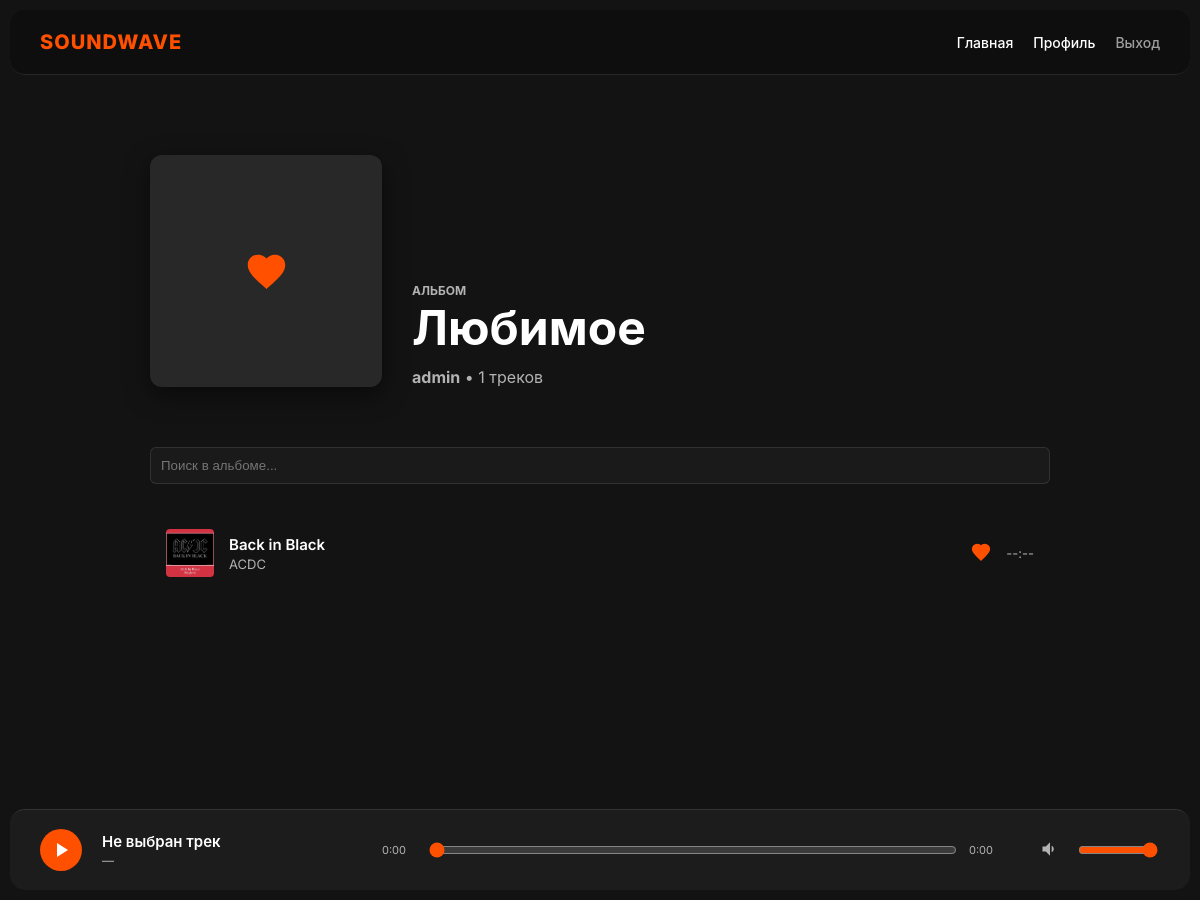
/album/1/ (signed in), run on an earlier commit of the app's database.
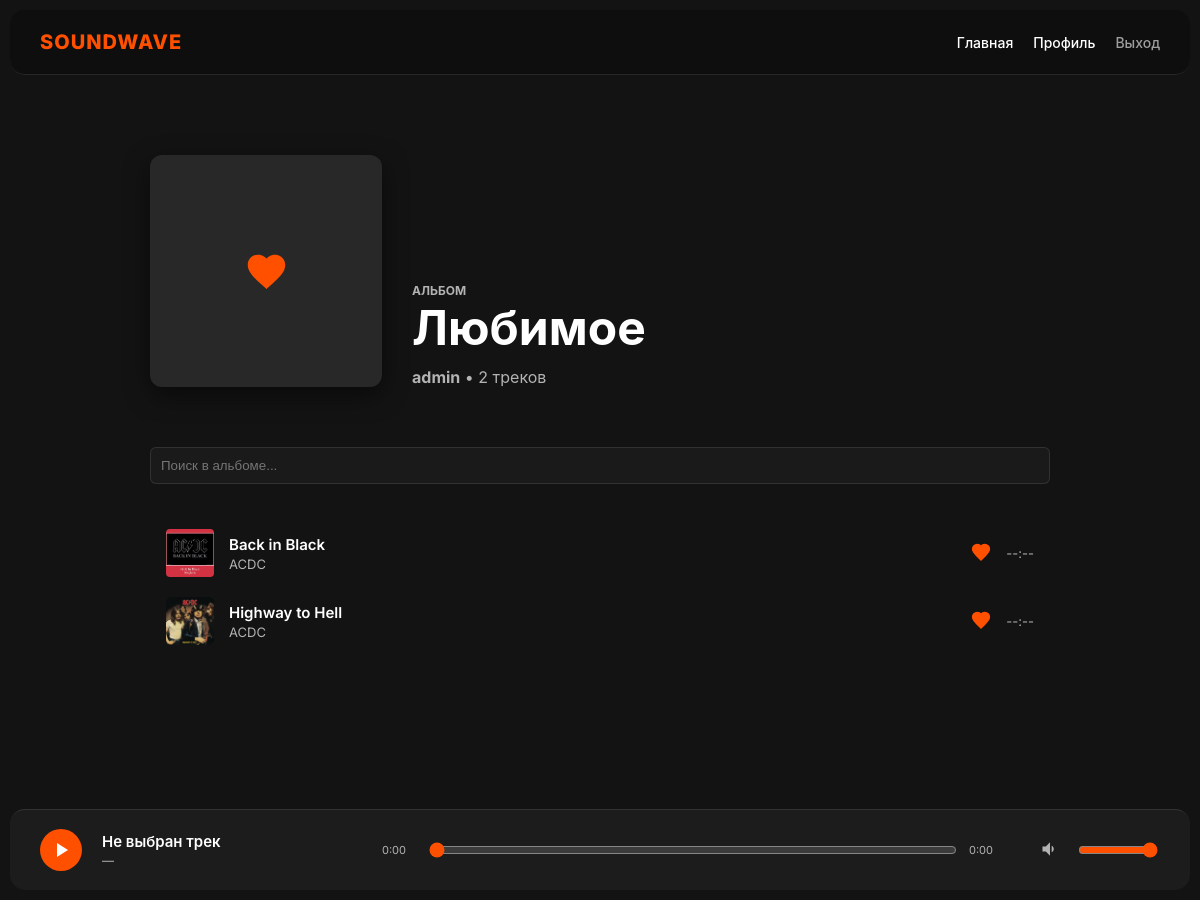
And on a later commit of the database.
### pc_store/models.py (models this page shows, shortened)
class Album(models.Model):
    title = models.CharField(max_length=200)
    owner = models.ForeignKey(User, on_delete=models.CASCADE, related_name='albums')
    tracks = models.ManyToManyField('Track', related_name='contained_in', blank=True)
    is_public = models.BooleanField(default=False)
    is_favorite_folder = models.BooleanField(default=False)
    created_at = models.DateTimeField(auto_now_add=True)

class Track(models.Model):
    artist = models.ForeignKey(Artist, on_delete=models.CASCADE, related_name='tracks')
    title = models.CharField(max_length=200, verbose_name="Название")
    audio_file = models.FileField(upload_to='music/', verbose_name="Файл трека")
    cover = models.ImageField(upload_to='covers/', blank=True, verbose_name="Обложка")
    genre = models.CharField(max_length=50, default='Rock', verbose_name="Жанр")
    plays = models.PositiveIntegerField(default=0, verbose_name="Прослушивания")
    release_date = models.DateField(auto_now_add=True, verbose_name="Дата выхода")
    likes = models.ManyToManyField(User, related_name='liked_tracks', blank=True)

class Artist(models.Model):
    user = models.OneToOneField(User, on_delete=models.CASCADE)
    bio = models.TextField(blank=True, verbose_name="О себе")
    is_premium = models.BooleanField(default=False, verbose_name="Платная подписка")

class Profile(models.Model):
    ROLE_CHOICES = [
        ('listener', 'Слушатель'),
        ('artist', 'Артист'),
    ]
    user = models.OneToOneField(User, on_delete=models.CASCADE)
    role = models.CharField(max_length=10, choices=ROLE_CHOICES, default='listener')
    bio = models.TextField(blank=True, verbose_name="О себе")
    avatar = models.ImageField(upload_to='avatars/', blank=True, null=True)
    @property
    def favorite_album(self):
        from .models import Album
        return Album.objects.filter(owner=self.user, is_favorite_folder=True).first()

### pc_store/views.py (the view)
# urls.py: path('album/<int:album_id>/', views.album_detail, name='album_detail'),
def album_detail(request, album_id):
    album = get_object_or_404(Album, id=album_id)
    if not album.is_public and album.owner != request.user:
        return render(request, '403.html', status=403)
    return render(request, 'album_detail.html', {
        'album': album,
        'tracks': album.tracks.all()
    })

### templates/album_detail.html (shortened to what this page needs)
{% extends 'base.html' %}
{% block content %}
<div class="album-page">
    <div class="album-header">
        <div class="album-cover-large">
            {% if album.is_favorite_folder %}
                <svg width="45" height="45" viewBox="0 0 24 24" fill="var(--accent-color)" xmlns="http://www.w3.org/2000/svg">
                    <path d="M12 21.35l-1.45-1.32C5.4 15.36 2 12.28 2 8.5 2 5.42 4.42 3 7.5 3c1.74 0 3.41.81 4.5 2.09C13.09 3.81 14.76 3 16.5 3 19.58 3 22 5.42 22 8.5c0 3.78-3.4 6.86-8.55 11.54L12 21.35z"/>
                </svg>
            {% else %}
                <span>💿</span>
            {% endif %}
        </div>
        <div class="album-info">
            <p style="text-transform: uppercase; font-size: 12px; font-weight: 700;">Альбом</p>
            <h1>{{ album.title }}</h1>
            <p><strong>{{ album.owner.username }}</strong> • {{ tracks.count }} треков</p>
        </div>
    </div>
    <div class="album-actions">
        <input type="text" id="trackSearch" class="search-input" placeholder="Поиск в альбоме..." onkeyup="filterTracks()">
    </div>
    <div class="track-list" id="trackList">
        {% for track in tracks %}
            {% include "includes/track_item.html" with track=track %}
        {% empty %}
            <p style="color: var(--text-dim); text-align: center; padding: 40px;">Альбом пуст</p>
        {% endfor %}
    </div>
</div>
{% endblock %}

### templates/base.html (shortened to what this page needs)
<!DOCTYPE html>
<html lang="ru">
<head>
</head>
<body>
<header>
    <div class="logo">SOUNDWAVE</div>
    <nav class="nav-links">
        <a href="{% url 'home' %}">Главная</a>
        {% if user.is_authenticated %}
            <a href="{% url 'profile' %}">Профиль</a>
            <a href="{% url 'logout' %}" style="opacity: 0.6;">Выход</a>
        {% else %}
            <a href="{% url 'login' %}">Войти</a>
            <a href="{% url 'register' %}" style="background: white; color: black; padding: 6px 15px; border-radius: 20px;">Регистрация</a>
        {% endif %}
    </nav>
</header>
<main>
    {% block content %}{% endblock %}
</main>
<div class="player-bar">
    <div class="player-controls">
        <button class="btn-play-main" id="play-pause-btn" onclick="togglePlay()">
            <svg id="play-icon" viewBox="0 0 24 24" width="24" height="24" fill="currentColor"><path d="M8 5v14l11-7z"/></svg>
        </button>
    </div>
    <div style="width: 250px; display: flex; align-items: center; gap: 10px; margin-left: 20px;">
        <div class="track-info">
            <div id="player-track-title" class="track-title" style="font-weight:600;">Не выбран трек</div>
            <div id="player-track-artist" class="track-artist" style="font-size:12px; color:var(--text-dim);">—</div>
        </div>
    </div>
    <div style="flex-grow: 1; display: flex; align-items: center; gap: 10px; margin: 0 30px;">
        <span id="current-time" style="font-size:11px; color:var(--text-dim); min-width:35px;">0:00</span>
        <input type="range" id="progress-bar" value="0" step="1" oninput="seek()" style="flex-grow:1;">
        <span id="total-time" style="font-size:11px; color:var(--text-dim); min-width:35px;">0:00</span>
    </div>
    <div style="display: flex; align-items: center; gap: 10px;">
        <button onclick="toggleMute()" style="background:none; border:none; color:var(--text-dim); cursor:pointer;">
        </button>
        <input type="range" id="volume-slider" min="0" max="1" step="0.1" value="1" oninput="changeVolume()" style="width: 80px;">
    </div>
</div>
</body>
</html>

### templates/includes/track_item.html (shortened to what this page needs)
<div class="track-row" data-url="{{ track.audio_file.url }}">
    <div class="track-icon-wrapper">
        {% if track.cover %}
            <img src="{{ track.cover.url }}" alt="cover">
        {% endif %}
    </div>
    <div class="track-info">
        <div class="track-title">{{ track.title }}</div>
        <div class="track-artist">{{ track.artist.user.username }}</div>
    </div>
    <div class="track-meta">
        <a href="{% url 'toggle_favorite' track.id %}" class="like-button">
            <svg class="heart-icon {% if track in user.profile.favorite_album.tracks.all %}is-liked{% endif %}" viewBox="0 0 24 24" width="20" height="20">
                <path d="M12 21.35l-1.45-1.32C5.4 15.36 2 12.28 2 8.5 2 5.42 4.42 3 7.5 3c1.74 0 3.41.81 4.5 2.09C13.09 3.81 14.76 3 16.5 3 19.58 3 22 5.42 22 8.5c0 3.78-3.4 6.86-8.55 11.54L12 21.35z"/>
            </svg>
        </a>
        <span class="list-track-duration">--:--</span>
    </div>
</div>

### templates/base.html (style rules this page uses)
:root { --bg-color: #131313; --card-bg: #1a1a1a; --accent-color: #ff5000; --text-main: #ffffff; --text-dim: #b3b3b3; --border-color: rgba(255, 255, 255, 0.1); --hover-white: rgba(255, 255, 255, 0.05); }
body { font-family: 'Inter', -apple-system, sans-serif; background: var(--bg-color); color: var(--text-main); margin: 0; padding-bottom: 90px; min-height: 100vh; }
a { text-decoration: none; color: inherit; transition: 0.2s; }
header { background: rgba(14, 14, 14, 0.8); backdrop-filter: blur(10px); padding: 0 30px; margin: 10px; border-radius: 15px; display: flex; justify-content: space-between; align-items: center; border-bottom: 1px solid var(--border-color); position: sticky; top: 0; z-index: 1001; height: 64px; }
.logo { font-size: 20px; font-weight: 800; color: var(--accent-color); letter-spacing: 1px; }
.nav-links { display: flex; gap: 20px; align-items: center; font-size: 14px; font-weight: 500; }
main { padding: 30px; max-width: 1200px; margin: 0 auto; }
.heart-icon { fill: none; stroke: #b3b3b3; stroke-width: 2; transition: 0.2s; }
.heart-icon.is-liked { fill: var(--accent-color); stroke: var(--accent-color); }
.player-bar { position: fixed; bottom: 0; left: 0; right: 0; background: #1c1c1c; padding: 0 30px; margin: 10px; border-radius: 15px; display: flex; align-items: center; border-top: 1px solid var(--border-color); z-index: 1000; height: 80px; }
.btn-play-main { background: var(--accent-color); color: white; width: 42px; height: 42px; border-radius: 50%; border: none; display: flex; align-items: center; justify-content: center; cursor: pointer; transition: 0.2s; }
input[type=range] { accent-color: var(--accent-color); cursor: pointer; }
input[type="text"], input[type="password"], input[type="email"], textarea, select { background: var(--card-bg); border: 1px solid var(--border-color); color: white; padding: 10px; border-radius: 6px; width: 100%; margin-bottom: 15px; }

### templates/album_detail.html (style rules this page uses)
.album-page { max-width: 900px; margin: 0 auto; }
.album-header { display: flex; gap: 30px; padding: 40px 0; align-items: flex-end; }
.album-cover-large { width: 232px; height: 232px; background: #282828; border-radius: 12px; display: flex; align-items: center; justify-content: center; font-size: 80px; box-shadow: 0 8px 24px rgba(0,0,0,0.5); flex-shrink: 0; }
.album-info h1 { font-size: 48px; margin: 0 0 10px 0; }
.album-info p { color: var(--text-dim); margin: 0; }
.album-actions { margin: 20px 0; display: flex; justify-content: space-between; align-items: center; }
.search-input { background: #282828; border: 1px solid transparent; color: white; padding: 8px 16px; border-radius: 20px; width: 250px; outline: none; }
.track-info { flex-grow: 1; min-width: 0; }
.track-title { font-weight: 600; font-size: 15px; margin-bottom: 2px; }
.track-artist { color: var(--text-dim); font-size: 13px; }
.track-meta { display: flex; align-items: center; gap: 15px; color: var(--text-dim); font-size: 13px; }
.heart-icon { fill: none; stroke: #b3b3b3; stroke-width: 2; transition: 0.2s; }
.heart-icon.is-liked { fill: var(--accent-color); stroke: var(--accent-color); }

### templates/includes/track_item.html (style rules this page uses)
.track-row { display: flex; align-items: center; gap: 15px; padding: 10px 16px; border-radius: 8px; transition: 0.2s; cursor: pointer; }
.track-icon-wrapper { position: relative; width: 48px; height: 48px; background: #282828; border-radius: 4px; overflow: hidden; display: flex; align-items: center; justify-content: center; flex-shrink: 0; }
.track-icon-wrapper img { width: 100%; height: 100%; object-fit: cover; }
.track-info { flex-grow: 1; min-width: 0; }
.track-title { font-weight: 600; font-size: 15px; margin-bottom: 2px; }
.track-artist { color: var(--text-dim); font-size: 13px; }
.track-meta { display: flex; align-items: center; gap: 15px; color: var(--text-dim); font-size: 13px; }

What changed in the data, as far as the page shows it:
added Track: cover (picture), title "Highway to Hell", artist.user.username "ACDC"
Also different on the page:
{{ tracks.count }}: "1" → "2"
